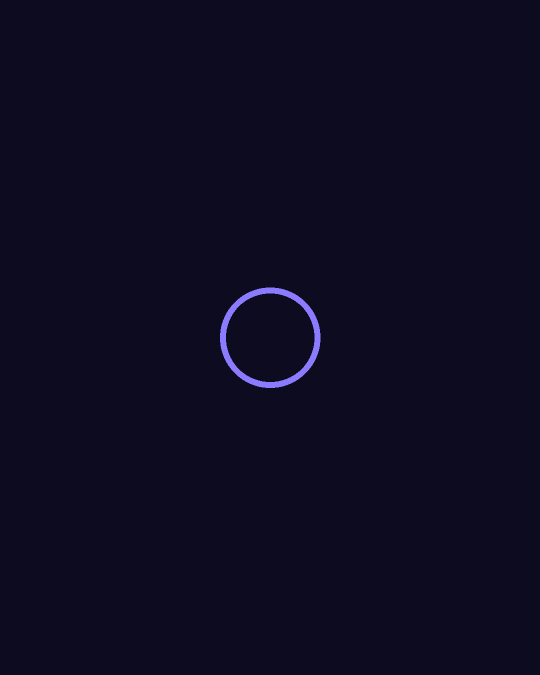
#> input picture test.png, 1080 x 1350 px (shown at 1/2 size)
$ python -i render_en.py   (imports and definitions only)
#> lines starting #> are read from the running program, lines starting #| are printed output that depends on the picture; after the words box and inside, x2 and y2 are one past the last pixel; in counts of white or black regions, pixels touching at a corner belong together
"""Décodé #01 — Le faux SMS « colis en attente ». Style of 'the engine' reel. Voice-timed."""
import sys, json, subprocess, math
import numpy as np
from PIL import Image, ImageDraw, ImageFont, ImageFilter

W, H, FPS, SS = 1080, 1920, 30, 2
# [1 line not run here, left out]
# [1 line that did not run here, left out]
# [1 line that did not run here, left out]
INK = (13, 11, 31); VIO = (139, 124, 255); DEEP = (91, 72, 224); OFF = (245, 246, 248); MUT = (169, 166, 191); LIN = (66, 61, 99)
SURF = (26, 22, 54)
TAU = 2 * math.pi
CAR = '/home/claude/fonts/Quicksand-500.ttf'
CARB = '/home/claude/fonts/Quicksand-700.ttf'
CP = '/home/claude/fonts/Quicksand-600.ttf'
QL = '/home/claude/fonts/Quicksand-400.ttf'
HEAD = ImageFont.truetype(CAR, 66)
LAB = ImageFont.truetype(CP, 30)
CAP = ImageFont.truetype(CP, 28)
CAPS = ImageFont.truetype(QL, 24)
CAPS2 = ImageFont.truetype(CP, 28)
SUBF = ImageFont.truetype(CARB, 44)

def ease(x): x = min(max(x, 0.0), 1.0); return x * x * (3 - 2 * x)
def seg(t, a, b): return ease((t - a) / (b - a))
def fade(t, a, b, fi=0.6, fo=0.6):
    if t < a or t > b: return 0.0
    return min(ease((t - a) / fi), ease((b - t) / fo))
def lerp(a, b, u): return a + (b - a) * u
def rgba(c, a): return (int(c[0]), int(c[1]), int(c[2]), int(255 * max(0.0, min(1.0, a))))
def mixc(c1, c2, u): return tuple(lerp(a, b, u) for a, b in zip(c1, c2))
def shade(c, k): return tuple(v * k for v in c)

# chapter boundaries from the voice
def ch_start(c): return min(s['start'] for s in SUBS if s['ch'] == c)
# [1 line that did not run here, left out]
# [5 lines that did not run here, left out]
def sub_t(txt_start):
    for s in SUBS:
        if s['text'].startswith(txt_start): return s['start']
    raise KeyError(txt_start)

# ---------------- camera ----------------
C0 = (540.0, 1000.0)
def camera(t):
    s = 1.0 + 0.012 * math.sin(TAU * t / 30)
    s *= 1 - 0.16 * seg(t, CS[2] + 0.2, CS[2] + 1.6) + 0.16 * seg(t, CS[3] - 0.4, CS[3] + 0.8)
    s *= 1 - 0.12 * seg(t, VEND - 0.2, VEND + 0.6)
    ox = 7 * math.sin(TAU * t / 30); oy = 5 * math.sin(2 * TAU * t / 30)
    return s, ox, oy
def T(p, cam):
    s, ox, oy = cam
    return (C0[0] + (p[0] - C0[0]) * s + ox, C0[1] + (p[1] - C0[1]) * s + oy)

# ---------------- background ----------------
yy, xx = np.mgrid[0:H, 0:W].astype(np.float32)
r = np.sqrt(((xx - 540) / 700) ** 2 + ((yy - 1000) / 1050) ** 2)
VIGN = np.clip(1.08 - 0.55 * r ** 1.6, 0.35, 1.0)[..., None]
BG = (np.zeros((H, W, 3), np.float32) + np.array(INK, np.float32)) * VIGN
rng = np.random.default_rng(3)
DUST = [(rng.uniform(0, W), rng.uniform(0, H), rng.uniform(0.6, 1.6), rng.uniform(0.08, 0.3), rng.uniform(0, TAU), rng.integers(1, 3)) for _ in range(140)]

# ---------------- the phone (sprite) ----------------
FX0, FX1, FY0, FY1 = 398.0, 682.0, 712.0, 1290.0
DX, DY = 34.0, -18.0
SX0, SX1, SY0, SY1 = FX0 + 16, FX1 - 16, FY0 + 30, FY1 - 30   # screen
SPR_K = 2.6
SPR_OX, SPR_OY = FX0 - 10, FY0 + DY - 10
SPR_W, SPR_H = (FX1 + DX + 10) - SPR_OX, (FY1 + 10) - SPR_OY
def build_phone():
    k = SPR_K; w, h = int(SPR_W * k), int(SPR_H * k)
    im = Image.new('RGBA', (w, h), (0, 0, 0, 0)); d = ImageDraw.Draw(im)
    P = lambda x, y: ((x - SPR_OX) * k, (y - SPR_OY) * k)
    R = 34
    # depth (side + top) as an offset rounded slab
    for i in range(14, -1, -1):
        u = i / 14; ox, oy = DX * u, DY * u
        d.rounded_rectangle([P(FX0 + ox, FY0 + oy), P(FX1 + ox, FY1 + oy)], radius=R * k, fill=rgba(mixc(shade(INK, 0.5), LIN, 0.35 * (1 - u) + 0.1), 1))
    # front face gradient
    fw, fh = int((FX1 - FX0) * k), int((FY1 - FY0) * k)
    gy = np.linspace(0, 1, fh)[:, None]; gx = np.linspace(0, 1, fw)[None, :]
    base = 0.95 - 0.30 * gy + 0.12 * np.exp(-((gx - 0.15) / 0.10) ** 2) * (1 - gy * 0.7)
    face = np.zeros((fh, fw, 4), np.float32); face[..., :3] = np.array(INK, np.float32) * base[..., None] + 6
#> after `face[..., :3] = np.array(INK, np.float32) * base[..., None] + 6`:
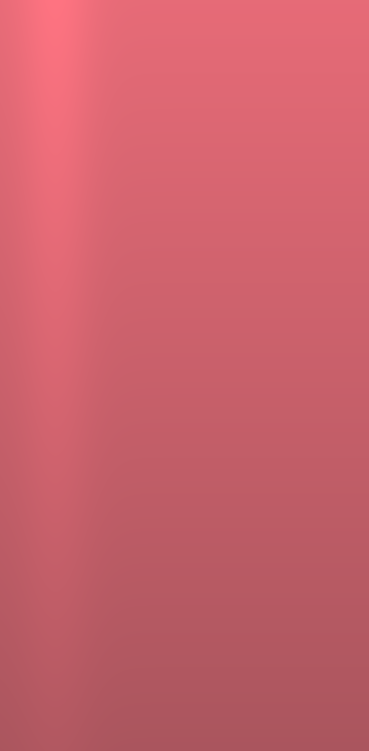
#> face: shape (1502, 738, 4) float32 (shown at 1/2 size); mean of channels 0, 1, 2, 3 16.5, 14.9, 31.3, 0; drawn with min black and max white
    mask = Image.new('L', (fw, fh), 0); ImageDraw.Draw(mask).rounded_rectangle([0, 0, fw - 1, fh - 1], radius=R * k, fill=255)
#> after `ImageDraw.Draw(mask).rounded_rectangle([0, 0, fw - 1, fh - 1], radius=`:
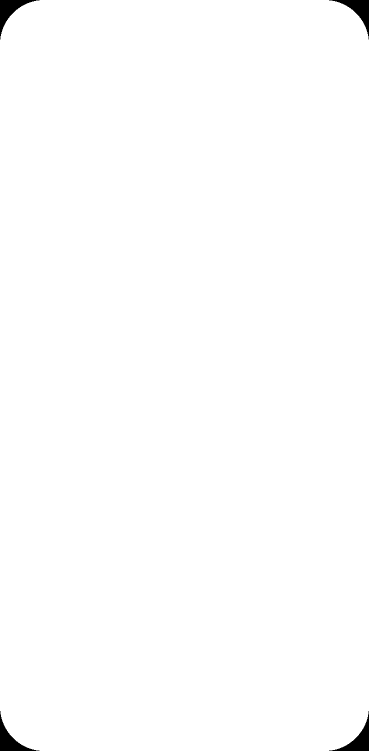
#> mask: PIL image 738x1502 L (shown at 1/2 size); 99.4% white; 4 black regions, box (x1, y1, x2, y2) and area: (658, 1422, 738, 1502) 1704, (658, 0, 738, 79) 1696, (0, 1422, 79, 1502) 1696, (0, 0, 79, 79) 1692
    face[..., 3] = np.asarray(mask, np.float32)
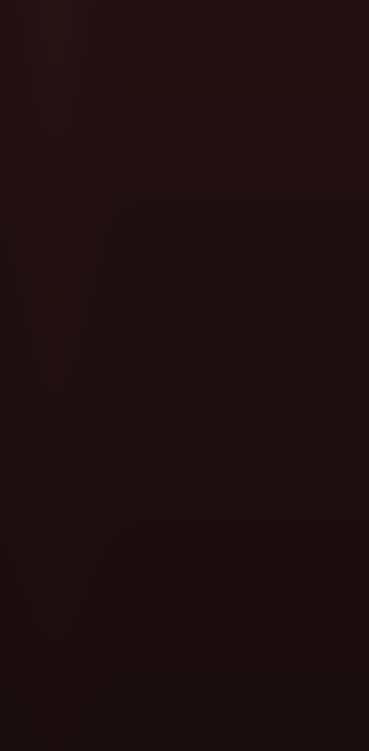
#> face: shape (1502, 738, 4) float32 (shown at 1/2 size); mean of channels 0, 1, 2, 3 16.5, 14.9, 31.3, 254.4; drawn as B, G, R
    im.alpha_composite(Image.fromarray(np.clip(face, 0, 255).astype(np.uint8)), (int((FX0 - SPR_OX) * k), int((FY0 - SPR_OY) * k)))
    d = ImageDraw.Draw(im)
    d.rounded_rectangle([P(FX0, FY0), P(FX1, FY1)], radius=R * k, outline=rgba(mixc(LIN, MUT, 0.4), 0.9), width=int(2 * k))
    # screen glass
    d.rounded_rectangle([P(SX0, SY0), P(SX1, SY1)], radius=18 * k, fill=rgba(shade(INK, 0.55), 1), outline=rgba(LIN, 0.8), width=int(1.4 * k))
    # notch pill
    d.rounded_rectangle([P(540 - 36, FY0 + 12), P(540 + 36, FY0 + 22)], radius=5 * k, fill=rgba(shade(INK, 0.4), 1))
    return im
PHONE = build_phone()

def mini_phone(k=SS):
#> called with k = 2
    w, h = 54, 100
    im = Image.new('RGBA', (w * k, h * k), (0, 0, 0, 0)); d = ImageDraw.Draw(im)
    d.rounded_rectangle([0, 0, w * k - 1, h * k - 1], radius=9 * k, fill=rgba(mixc(INK, LIN, 0.25), 1), outline=rgba(LIN, 1), width=k)
    d.rounded_rectangle([5 * k, 8 * k, (w - 5) * k, (h - 8) * k], radius=5 * k, fill=rgba(shade(INK, 0.6), 1))
    return im
MINI = mini_phone()

# ---------------- curves ----------------
def catmull(pts, n=24):
#> called with n = 24
    out = []; P = [pts[0]] + pts + [pts[-1]]
    for i in range(1, len(P) - 2):
        p0, p1, p2, p3 = P[i - 1], P[i], P[i + 1], P[i + 2]
        for j in range(n):
            u = j / n; u2, u3 = u * u, u * u * u
            out.append(tuple(0.5 * ((2 * p1[k]) + (-p0[k] + p2[k]) * u + (2 * p0[k] - 5 * p1[k] + 4 * p2[k] - p3[k]) * u2 +
                                  (-p0[k] + 3 * p1[k] - 3 * p2[k] + p3[k]) * u3) for k in (0, 1)))
    out.append(pts[-1]); return out
class Curve:
    def __init__(self, ctrl):
        self.pts = catmull(ctrl)
        L = np.concatenate([[0], np.cumsum([math.dist(a, b) for a, b in zip(self.pts, self.pts[1:])])]); self.L = L / L[-1]
    # [4 lines left out: function at, not called in this run]
    def part(self, a, b):
        return [self.at(a + (b - a) * j / 60) for j in range(61)]

# sources of leaked data (chapter 1)
# [3 lines that did not run here, left out]
SRC_CURVES = [Curve([(200, 700), (240, 790), (330, 760), (FX0 - 4, 800)]),
              Curve([(860, 740), (800, 800), (740, 790), (FX1 + 4, 860)]),
              Curve([(900, 1120), (850, 1030), (760, 1060), (FX1 + 4, 1020)])]
CARDS = ['NAME', 'NUMBER', 'EMAIL']
# robot + crowd (chapter 2)
ROBOT = (540, 560)
CROWD = []
# [5 lines not run here, left out]
CROWD = sorted(set((round(a), round(b)) for a, b in CROWD), key=lambda p: (math.dist(p, ROBOT)))
# pirate (chapter 3)
PIR = (905, 1150)
PIR_CURVE = Curve([(FX1 + 4, 1080), (780, 1080), (830, 1160), (PIR[0] - 26, PIR[1])])
# reflex nodes (chapter 4)
# [3 lines that did not run here, left out]

# ---------------- wordmark ----------------
def quad(p0, c, p1, n=14): return [((1 - u) ** 2 * p0[0] + 2 * (1 - u) * u * c[0] + u * u * p1[0], (1 - u) ** 2 * p0[1] + 2 * (1 - u) * u * c[1] + u * u * p1[1]) for u in np.linspace(0, 1, n)]
def circ(cx, cy, r_, n=64): return [(cx + r_ * math.cos(-math.pi / 2 - a), cy + r_ * math.sin(-math.pi / 2 - a)) for a in np.linspace(0, TAU, n)]
N_PATH = [(24, 78), (24, 31)] + quad((24, 31), (24, 20), (32, 28))[1:] + [(68, 72)] + quad((68, 72), (76, 80), (76, 69))[1:] + [(76, 22)]
STROKES = [N_PATH, circ(108, 58, 20), circ(158, 58, 20), [(178, 22), (178, 78)], circ(210, 58, 20),
           [(230, 40), (230, 70)] + quad((230, 70), (230, 78), (238, 78))[1:], [(250, 22), (250, 70)] + quad((250, 70), (250, 78), (258, 78))[1:]]
STROKES = [[(x + 2, y) for x, y in s] for s in STROKES]
WK = 3.0; WCX, WCY = 540, 900
def wm(p): return (WCX + (p[0] - 139.5) * WK, WCY + (p[1] - 50) * WK)
SLEN = [sum(math.dist(a, b) for a, b in zip(s, s[1:])) for s in STROKES]; TOT = sum(SLEN)
# [9 lines left out: function partial, not called in this run]
# [1 line that did not run here, left out]

# ---------------- helpers ----------------
# [4 lines left out: function faded_line, not called in this run]
def dot(dr, p, r_, c, a, k=SS): dr.ellipse([(p[0] - r_) * k, (p[1] - r_) * k, (p[0] + r_) * k, (p[1] + r_) * k], fill=rgba(c, a))
def ring(dr, p, r_, c, a, w, k=SS): dr.ellipse([(p[0] - r_) * k, (p[1] - r_) * k, (p[0] + r_) * k, (p[1] + r_) * k], outline=rgba(c, a), width=max(1, int(w * k)))
# [45 lines left out: functions tracked, nlabel, wrap, path_line, particles, paste, not called in this run]

def card_sprite(label, k=SS):
#> called with label = 'NAME', k = 2
    w, h = 128, 64
    im = Image.new('RGBA', (w * k + 30, h * k + 30), (0, 0, 0, 0)); d = ImageDraw.Draw(im)
    d.rectangle([15 + 5, 15 + 7, 15 + w * k + 5, 15 + h * k + 7], fill=(0, 0, 0, 80)); im = im.filter(ImageFilter.GaussianBlur(6)); d = ImageDraw.Draw(im)
    d.rectangle([15, 15, 15 + w * k, 15 + h * k], fill=rgba(OFF, 0.95))
    f = ImageFont.truetype(CP, 15 * k); d.text((15 + 12 * k, 15 + 10 * k), label, font=f, fill=rgba(INK, 0.9))
    d.line([15 + 12 * k, 15 + 36 * k, 15 + (w - 18) * k, 15 + 36 * k], fill=rgba(MUT, 0.9), width=int(2.4 * k))
    d.line([15 + 12 * k, 15 + 48 * k, 15 + (w - 50) * k, 15 + 48 * k], fill=rgba(MUT, 0.7), width=int(2.4 * k))
    return im
CARD_SPR = [card_sprite(c) for c in CARDS]
#> CARD_SPR = 3 items
def db_sprite(k=SS):
#> called with k = 2
    w, h = 110, 120; im = Image.new('RGBA', (w * k, h * k), (0, 0, 0, 0)); d = ImageDraw.Draw(im)
    for i in range(3):
        y = (16 + i * 34) * k
        d.rectangle([4 * k, y, (w - 4) * k, y + 34 * k], fill=rgba(mixc(INK, LIN, 0.35), 1))
        d.ellipse([4 * k, y + 22 * k, (w - 4) * k, y + 46 * k], fill=rgba(mixc(INK, LIN, 0.35), 1), outline=rgba(MUT, 0.7), width=k)
        d.ellipse([4 * k, y - 12 * k, (w - 4) * k, y + 12 * k], fill=rgba(mixc(INK, LIN, 0.55), 1), outline=rgba(MUT, 0.8), width=k)
    d.line([(46 * k, 20 * k), (58 * k, 50 * k), (50 * k, 72 * k), (64 * k, 104 * k)], fill=rgba(VIO, 1), width=int(2 * k))
    return im
def doc_sprite(k=SS, lines=7, title='FORMULAIRE'):
#> called with k = 2, lines = 7, title = 'FORM'
    w, h = 96, 124; im = Image.new('RGBA', (w * k, h * k), (0, 0, 0, 0)); d = ImageDraw.Draw(im)
#> after `w, h = (96, 124)`: w = 96; h = 124
    d.rectangle([0, 0, w * k - 1, h * k - 1], fill=rgba(OFF, 0.93))
    d.text((10 * k, 9 * k), title, font=ImageFont.truetype(CP, 9 * k), fill=rgba(INK, 0.85))
    rr = np.random.default_rng(len(title))
    for i in range(lines):
        y = (30 + i * 13) * k; d.line([10 * k, y, 10 * k + rr.uniform(0.4, 0.9) * (w - 20) * k, y], fill=rgba(MUT, 0.8), width=int(2.2 * k))
    return im
SRC_SPR = [db_sprite(), doc_sprite(title='FORM'), doc_sprite(title='LIST')]

# ---------------- phone screen content ----------------
# [69 lines left out: function screen, not called in this run]

# ---------------- frame ----------------
def frame(i):
    t = i / FPS; cam = camera(t); s = cam[0]
    lay = Image.new('RGBA', (W * SS, H * SS), (0, 0, 0, 0)); dr = ImageDraw.Draw(lay)
    glow = Image.new('RGBA', (W, H), (0, 0, 0, 0)); gd = ImageDraw.Draw(glow)
    wide = Image.new('RGBA', (W, H), (0, 0, 0, 0)); wd = ImageDraw.Draw(wide)
    for (x, y, rr_, a, ph, m) in DUST:
        px = x + 18 * math.sin(TAU * t / 30 * m + ph); py = y + 26 * math.sin(TAU * t / 30 + ph * 1.3)
        dot(dr, (px, py), rr_, MUT, a)
    ph_a = seg(t, 0.0, 0.6) * (1 - seg(t, VEND - 0.1, VEND + 0.5))
    # floor ring
    fc = T((556, 1318), cam); rx, ry = 250 * s, 40 * s
    wd.ellipse([fc[0] - rx, fc[1] - ry, fc[0] + rx, fc[1] + ry], outline=rgba(VIO, 0.5 * ph_a), width=6)
    dr.ellipse([(fc[0] - rx) * SS, (fc[1] - ry) * SS, (fc[0] + rx) * SS, (fc[1] + ry) * SS], outline=rgba(VIO, 0.42 * ph_a), width=2 * SS)

    # ---- chapter 1: sources -> phone
    a1 = fade(t, CS[1] - 0.1, CS[2] + 0.4, 0.6, 0.7)
    if a1 > 0:
        for n_, ((pos, lab, desc, kind, ts), cv) in enumerate(zip(SRC, SRC_CURVES)):
            ap = seg(t, CS[1] + n_ * 0.25, CS[1] + 0.7 + n_ * 0.25) * a1
            p = T(pos, cam)
            fl = 3 * math.sin(TAU * t / 6 + n_)
            paste(lay, SRC_SPR[n_], (p[0], p[1] + fl), s * 0.95, ap, [0, 8, -6][n_])
            grow = seg(t, ts - 0.3, ts + 0.5)
            pts = [T(q, cam) for q in cv.part(0, grow)]
            path_line(dr, gd, wd, pts, ap, s)
            if grow >= 1: particles(dr, gd, cv, cam, t, ap * 0.9, 8, 1.4)
            # card travelling
            u = seg(t, ts + 0.2, ts + 1.1)
            if 0 < u < 1:
                cp = T(cv.at(u), cam); paste(lay, CARD_SPR[n_], cp, s * lerp(0.8, 0.25, u), ap * (1 - seg(u, 0.85, 1)))
            # port flash on the phone edge
            bt = t - (ts + 1.1)
            if 0 < bt < 0.7:
                pin = T(cv.at(1), cam)
                for q in range(10):
                    ang = q / 10 * TAU; rr_ = 6 + 46 * ease(bt / 0.7)
                    pp = (pin[0] + rr_ * math.cos(ang), pin[1] + rr_ * math.sin(ang) * 0.8)
                    dot(dr, pp, 2.0, (220, 214, 255), (1 - bt / 0.7) * ap)
    # ---- chapter 2: robot -> crowd
    a2 = fade(t, CS[2], CS[3] + 0.2, 0.6, 0.6)
    if a2 > 0:
        rp = T(ROBOT, cam)
        ring(dr, rp, 22 * s, VIO, a2, 2); dot(dr, rp, 7 * s, OFF, a2)
        wd.ellipse([rp[0] - 40, rp[1] - 40, rp[0] + 40, rp[1] + 40], fill=rgba(VIO, 0.5 * a2))
        t_send = sub_t('A bot') + 0.6
        for n_, q in enumerate(CROWD):
            tq = t_send + n_ * 0.12
            u = seg(t, tq, tq + 0.45)
            if u <= 0: continue
            qp = T(q, cam)
            end = (lerp(rp[0], qp[0], u), lerp(rp[1], qp[1], u))
            la = a2 * (0.75 - 0.4 * seg(t, tq + 0.6, tq + 1.4))
            faded_line(dr, rp, end, VIO, la, 1.1, 12)
            if u >= 1:
                paste(lay, MINI, qp, s * 0.95, a2 * seg(t, tq + 0.4, tq + 0.7))
                dot(dr, (qp[0], qp[1] - 14 * s), 5 * s, VIO, a2 * seg(t, tq + 0.5, tq + 0.8))
                gd.ellipse([qp[0] - 14, qp[1] - 28, qp[0] + 14, qp[1]], fill=rgba(VIO, 0.5 * a2 * seg(t, tq + 0.5, tq + 0.8)))
        # line to the central phone
        u = seg(t, t_send - 0.4, t_send + 0.1); top = T((540, FY0 - 6), cam)
        if u > 0: faded_line(dr, rp, (lerp(rp[0], top[0], u), lerp(rp[1], top[1], u)), VIO, a2, 1.6, 12)
    # ---- phone
    tl = T((SPR_OX, SPR_OY), cam)
    spr = PHONE.resize((int(SPR_W * s * SS), int(SPR_H * s * SS)), Image.BILINEAR)
    if ph_a < 0.999:
        a_ = np.asarray(spr, np.float32).copy(); a_[..., 3] *= ph_a; spr = Image.fromarray(a_.astype(np.uint8))
    lay.alpha_composite(spr, (int(tl[0] * SS), int(tl[1] * SS)))
    sc = screen(t, s, cam)
    sc = sc.resize((max(2, int(sc.width * s)), max(2, int(sc.height * s))), Image.BILINEAR)
    if ph_a < 0.999:
        a_ = np.asarray(sc, np.float32).copy(); a_[..., 3] *= ph_a; sc = Image.fromarray(a_.astype(np.uint8))
    stl = T((SX0, SY0), cam); lay.alpha_composite(sc, (int(stl[0] * SS), int(stl[1] * SS)))
    # sheen
    u = 0.5 + 0.5 * math.sin(TAU * t / 30 - 1.2); sx = lerp(FX0 - 80, FX1 + 40, u)
    sheen = Image.new('RGBA', lay.size, (0, 0, 0, 0)); sd = ImageDraw.Draw(sheen)
    poly = [T((sx, FY0), cam), T((sx + 70, FY0), cam), T((sx + 10, FY1), cam), T((sx - 60, FY1), cam)]
    sd.polygon([(x * SS, y * SS) for x, y in poly], fill=rgba(OFF, 0.05 * ph_a))
    m = Image.new('L', lay.size, 0); ImageDraw.Draw(m).rounded_rectangle([T((FX0, FY0), cam)[0] * SS, T((FX0, FY0), cam)[1] * SS, T((FX1, FY1), cam)[0] * SS, T((FX1, FY1), cam)[1] * SS], radius=int(34 * s * SS), fill=255)
    lay.paste(sheen, (0, 0), Image.fromarray(np.minimum(np.asarray(m), np.asarray(sheen.split()[-1])).astype(np.uint8)))
    # ---- chapter 3: phone -> pirate
    a3 = fade(t, CS[3], CS[4] + 1.4, 0.5, 0.6)
    if a3 > 0:
        pp = T(PIR, cam)
        pa = seg(t, sub_t('and hand') - 0.3, sub_t('and hand') + 0.3) * a3
        cut = seg(t, sub_t('The rule') + 0.2, sub_t('The rule') + 0.8)
        grow = seg(t, sub_t('and hand') - 0.1, sub_t('and hand') + 0.6)
        if cut <= 0:
            path_line(dr, gd, wd, [T(q, cam) for q in PIR_CURVE.part(0, grow)], pa, s)
            if grow >= 1: particles(dr, gd, PIR_CURVE, cam, t, pa, 12, 1.0)
        else:
            gap = 0.08 * cut
            path_line(dr, gd, wd, [T(q, cam) for q in PIR_CURVE.part(0, 0.5 - gap)], pa * (1 - 0.6 * cut), s)
            path_line(dr, gd, wd, [T(q, cam) for q in PIR_CURVE.part(0.5 + gap, 1)], pa * (1 - cut), s)
            mid = T(PIR_CURVE.at(0.5), cam)
            for dx_ in (-9, 9):
                dr.line([((mid[0] + dx_ - 7) * SS, (mid[1] + 14) * SS), ((mid[0] + dx_ + 7) * SS, (mid[1] - 14) * SS)], fill=rgba(OFF, cut * a3), width=3 * SS)
        # pirate node: dark core, deep violet ring
        pna = pa * (1 - 0.8 * cut)
        if pna > 0:
            dr.ellipse([(pp[0] - 30 * s) * SS, (pp[1] - 30 * s) * SS, (pp[0] + 30 * s) * SS, (pp[1] + 30 * s) * SS], fill=rgba(shade(INK, 0.4), pna), outline=rgba(DEEP, pna), width=3 * SS)
            ring(dr, pp, 44 * s + 3 * math.sin(t * 5), DEEP, 0.5 * pna, 1.4)
            wd.ellipse([pp[0] - 60, pp[1] - 60, pp[0] + 60, pp[1] + 60], fill=rgba(DEEP, 0.55 * pna))
    # ---- chapter 4: reflex nodes on the phone edges
    for n_, (pos, lab, desc, ts) in enumerate(RFX):
        al = fade(t, ts, VEND - 0.05, 0.4, 0.5) * ph_a
        if al <= 0: continue
        p = T(pos, cam)
        dot(dr, p, 7 * s, OFF, al); ring(dr, p, 15 * s, VIO, al, 1.8)
        gd.ellipse([p[0] - 20 * s, p[1] - 20 * s, p[0] + 20 * s, p[1] + 20 * s], fill=rgba(VIO, al))
        pr = (t - ts) / 0.9
        if 0 < pr < 1: ring(dr, p, (18 + 40 * pr) * s, VIO, 0.6 * (1 - pr), 1.4)
    # ---- wordmark close
    if t > WM0 - 0.05:
        drawn = (t - WM0) / (WM1 - WM0) * TOT; acc = 0
        na = seg(t, WM0, WM0 + 0.25); nc = wm((26, 78))
        for st_, L in zip(STROKES, SLEN):
            frac = min(max((drawn - acc) / L, 0), 1); acc += L
            pp = [wm(p) for p in partial(st_, frac)]
            if len(pp) > 1:
                dr.line([(x * SS, y * SS) for x, y in pp], fill=rgba(OFF, 1), width=int(3.2 * WK * SS), joint='curve')
                for e in (pp[0], pp[-1]): dot(dr, e, 1.6 * WK, OFF, 1)
        if na > 0:
            dot(dr, nc, 6.5 * WK + 1.36 * WK, OFF, na); dot(dr, nc, 6.5 * WK - 1.36 * WK, INK, na)
        da = seg(t, WM1 + 0.05, WM1 + 0.4)
        if da > 0:
            dc = wm((78, 22 - 10 * (1 - da)))
            dot(dr, dc, 8 * WK * (0.6 + 0.4 * da), VIO, da)
            wd.ellipse([dc[0] - 70, dc[1] - 70, dc[0] + 70, dc[1] + 70], fill=rgba(VIO, 0.8 * da))
            gd.ellipse([dc[0] - 34, dc[1] - 34, dc[0] + 34, dc[1] + 34], fill=rgba(VIO, 0.7 * da))
    # ---- composite
    lay = lay.resize((W, H), Image.LANCZOS)
    out = BG.copy()
    for g_, rad, k_ in [(wide, 38, 0.9), (glow, 10, 1.0)]:
        ga = np.asarray(g_.filter(ImageFilter.GaussianBlur(rad)), np.float32)
        out = out + ga[..., :3] * (ga[..., 3:] / 255) * k_
    l = np.asarray(lay, np.float32); la = l[..., 3:] / 255
    out = out * (1 - la) + l[..., :3] * la
    im = Image.fromarray(np.clip(out, 0, 255).astype(np.uint8)).convert('RGBA')
    # ---- text
    tx = Image.new('RGBA', (W, H), (0, 0, 0, 0)); td = ImageDraw.Draw(tx)
    for (a0, a1_, lab, head) in ACTS:
        al = fade(t, a0 + (0.3 if a0 == 0 else 0.1), a1_ + 0.1, 0.5, 0.45)
        if al > 0:
            off = (1 - ease((t - a0 - 0.1) / 0.8)) * 14
            nlabel(td, (80, 246 + off), lab[0], lab[1], LAB, al, node=True)
            for j, ln in enumerate(wrap(td, head, HEAD, 900)):
                td.text((80, 300 + off + j * 80), ln, font=HEAD, fill=rgba(OFF, al))
    # source captions (chapter 1)
    for n_, (pos, lab, desc, kind, ts) in enumerate(SRC):
        al = fade(t, ts - 0.1, CS[2] + 0.3, 0.4, 0.6)
        if al <= 0: continue
        p = T(pos, cam); left = pos[0] < 540
        y = p[1] + 78 if n_ == 2 else p[1] - 150
        if left:
            nlabel(td, (44, y), *lab.split('|'), CAPS2, al, 'l'); td.text((44, y + 34), desc, font=CAPS, fill=rgba(MUT, al))
        else:
            nlabel(td, (1036, y), *lab.split('|'), CAPS2, al, 'r'); dl = td.textlength(desc, font=CAPS); td.text((1036 - dl, y + 34), desc, font=CAPS, fill=rgba(MUT, al))
    # robot caption
    al = fade(t, CS[2] + 0.4, CS[3], 0.4, 0.5)
    if al > 0:
        rp = T(ROBOT, cam); tracked(td, (rp[0], rp[1] - 66), 'Bot · 1 message', CAPS2, rgba(OFF, al), 0.02, 'm')
    al = fade(t, sub_t('to thousands') + 0.1, CS[3], 0.4, 0.5)
    if al > 0:
        rp = T(ROBOT, cam); tracked(td, (rp[0], rp[1] + 36), '× thousands', CAPS, rgba(MUT, al), 0.02, 'm')
    # pirate caption
    al = fade(t, sub_t('and hand') + 0.2, sub_t('The rule') + 0.8, 0.4, 0.5)
    if al > 0:
        pp = T(PIR, cam); tracked(td, (pp[0], pp[1] + 56), 'Scammer', CAPS2, rgba(OFF, al), 0.02, 'm')
        tracked(td, (pp[0], pp[1] + 92), 'your card', CAPS, rgba(MUT, al), 0.02, 'm')
    # reflex captions
    for n_, (pos, lab, desc, ts) in enumerate(RFX):
        al = fade(t, ts + 0.1, VEND - 0.05, 0.5, 0.5)
        if al <= 0: continue
        p = T(pos, cam); right = pos[0] > 540
        x = p[0] + 40 if right else p[0] - 40; anchor = 'l' if right else 'r'
        nlabel(td, (x, p[1] - 36), *lab.split('|'), CAPS2, al, anchor)
        for j, ln in enumerate(wrap(td, desc, CAPS, 300)):
            lw_ = td.textlength(ln, font=CAPS)
            td.text((x if right else x - lw_, p[1] + 8 + j * 28), ln, font=CAPS, fill=rgba(MUT, al))
    # end card text
    ca = seg(t, WM1 + 0.2, WM1 + 0.7)
    if ca > 0:
        y0 = wm((0, 86))[1] + 70
        td.text((540 - td.textlength('Where everything connects.', font=ImageFont.truetype(CAR, 48)) / 2, y0), 'Where everything connects.', font=ImageFont.truetype(CAR, 48), fill=rgba(OFF, ca))
        nlabel(td, (540, y0 + 88), '', 'Decoded #01', ImageFont.truetype(CP, 30), ca, 'm', node=True)
    # subtitles
    for sb in SUBS:
        al = fade(t, sb['start'] - 0.05, sb['end'] + 0.15, 0.12, 0.12)
        if al <= 0: continue
        lines = wrap(td, sb['text'], SUBF, 860)
        lh = 58; bh = len(lines) * lh + 28; y0 = 1415
        maxw = max(td.textlength(ln, font=SUBF) for ln in lines)
        td.rounded_rectangle([540 - maxw / 2 - 26, y0, 540 + maxw / 2 + 26, y0 + bh], radius=16, fill=rgba(SURF, 0.8 * al))
        for j, ln in enumerate(lines):
            lw_ = td.textlength(ln, font=SUBF)
            td.text((540 - lw_ / 2, y0 + 12 + j * lh), ln, font=SUBF, fill=rgba(OFF, al))
    im.alpha_composite(tx)
    return im.convert('RGB')

# [13 lines not run here, left out]

>>> import cv2
>>> picture = cv2.imread('../../test.png', cv2.IMREAD_GRAYSCALE)
#> picture: shape (1350, 1080); values 13 (black) and 143 (white), 0.48% white; 1 white region, box (x1, y1, x2, y2) and area: (440, 575, 641, 776) 7056
>>> result = frame(picture)
#> (the rest of the program and of its run is left out)
